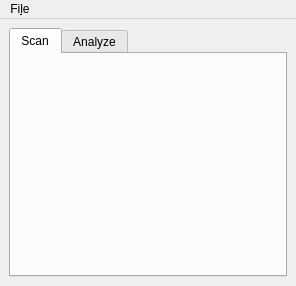
<?xml version="1.0" encoding="UTF-8"?>
<ui version="4.0">
 <class>MainWindow</class>
 <widget class="QMainWindow" name="MainWindow">
  <property name="geometry">
   <rect>
    <x>0</x>
    <y>0</y>
    <width>292</width>
    <height>286</height>
   </rect>
  </property>
  <property name="windowTitle">
   <string>Grote</string>
  </property>
  <widget class="QWidget" name="centralWidget">
   <property name="enabled">
    <bool>true</bool>
   </property>
   <layout class="QHBoxLayout" name="horizontalLayout">
    <item>
     <layout class="QVBoxLayout" name="verticalLayout">
      <item>
       <widget class="QTabWidget" name="tabWidget">
        <property name="sizePolicy">
         <sizepolicy hsizetype="Expanding" vsizetype="Expanding">
          <horstretch>0</horstretch>
          <verstretch>0</verstretch>
         </sizepolicy>
        </property>
        <property name="currentIndex">
         <number>0</number>
        </property>
        <widget class="QWidget" name="Tab_Scan">
         <property name="sizePolicy">
          <sizepolicy hsizetype="MinimumExpanding" vsizetype="MinimumExpanding">
           <horstretch>0</horstretch>
           <verstretch>0</verstretch>
          </sizepolicy>
         </property>
         <attribute name="title">
          <string>Scan</string>
         </attribute>
         <layout class="QGridLayout" name="gridLayout">
          <item row="0" column="0">
           <layout class="QHBoxLayout" name="horizontalLayout_3">
            <property name="sizeConstraint">
             <enum>QLayout::SetNoConstraint</enum>
            </property>
            <item>
             <widget class="Display_SSI" name="scanner" native="true">
              <property name="sizePolicy">
               <sizepolicy hsizetype="MinimumExpanding" vsizetype="MinimumExpanding">
                <horstretch>0</horstretch>
                <verstretch>0</verstretch>
               </sizepolicy>
              </property>
             </widget>
            </item>
           </layout>
          </item>
          <item row="1" column="0">
           <spacer name="verticalSpacer">
            <property name="orientation">
             <enum>Qt::Vertical</enum>
            </property>
            <property name="sizeHint" stdset="0">
             <size>
              <width>20</width>
              <height>40</height>
             </size>
            </property>
           </spacer>
          </item>
          <item row="0" column="1">
           <spacer name="horizontalSpacer">
            <property name="orientation">
             <enum>Qt::Horizontal</enum>
            </property>
            <property name="sizeHint" stdset="0">
             <size>
              <width>40</width>
              <height>20</height>
             </size>
            </property>
           </spacer>
          </item>
         </layout>
        </widget>
        <widget class="QWidget" name="Tab_Analyze">
         <property name="sizePolicy">
          <sizepolicy hsizetype="MinimumExpanding" vsizetype="MinimumExpanding">
           <horstretch>0</horstretch>
           <verstretch>0</verstretch>
          </sizepolicy>
         </property>
         <attribute name="title">
          <string>Analyze</string>
         </attribute>
         <layout class="QVBoxLayout" name="verticalLayout_2">
          <item>
           <layout class="QHBoxLayout" name="horizontalLayout_2">
            <item>
             <widget class="ImageView" name="DataDisplay"/>
            </item>
           </layout>
          </item>
         </layout>
        </widget>
       </widget>
      </item>
     </layout>
    </item>
   </layout>
  </widget>
  <widget class="QMenuBar" name="menuBar">
   <property name="geometry">
    <rect>
     <x>0</x>
     <y>0</y>
     <width>292</width>
     <height>30</height>
    </rect>
   </property>
   <widget class="QMenu" name="menuFile">
    <property name="title">
     <string>Fi&amp;le</string>
    </property>
    <addaction name="actionImport_CSV_Convert_dBm_to_mW"/>
    <addaction name="actionImport_CSV"/>
    <addaction name="actionSave"/>
    <addaction name="actionExit"/>
   </widget>
   <addaction name="menuFile"/>
  </widget>
  <action name="actionImport_CSV">
   <property name="text">
    <string>&amp;Import CSV</string>
   </property>
  </action>
  <action name="actionExit">
   <property name="text">
    <string>&amp;Exit</string>
   </property>
  </action>
  <action name="actionSave">
   <property name="text">
    <string>&amp;Save</string>
   </property>
  </action>
  <action name="actionImport_CSV_Convert_dBm_to_mW">
   <property name="text">
    <string>Import CSV (Convert dBm to mW)</string>
   </property>
  </action>
 </widget>
 <customwidgets>
  <customwidget>
   <class>ImageView</class>
   <extends>QGraphicsView</extends>
   <header>pyqtgraph</header>
  </customwidget>
  <customwidget>
   <class>Display_SSI</class>
   <extends>QWidget</extends>
   <header>Scanners.Display_SSI</header>
   <container>1</container>
  </customwidget>
 </customwidgets>
 <resources/>
 <connections/>
</ui>
